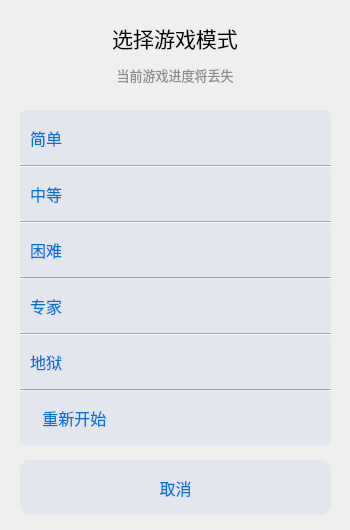
<?xml version="1.0" encoding="UTF-8"?>
<ui version="4.0">
 <class>NewGameDialog</class>
 <widget class="QDialog" name="NewGameDialog">
  <property name="geometry">
   <rect>
    <x>0</x>
    <y>0</y>
    <width>350</width>
    <height>530</height>
   </rect>
  </property>
  <property name="windowTitle">
   <string>Dialog</string>
  </property>
  <widget class="QLabel" name="label">
   <property name="geometry">
    <rect>
     <x>75</x>
     <y>20</y>
     <width>200</width>
     <height>35</height>
    </rect>
   </property>
   <property name="font">
    <font>
     <family>Microsoft YaHei UI</family>
     <pointsize>16</pointsize>
     <weight>50</weight>
     <bold>false</bold>
    </font>
   </property>
   <property name="text">
    <string>选择游戏模式</string>
   </property>
   <property name="alignment">
    <set>Qt::AlignCenter</set>
   </property>
  </widget>
  <widget class="QLabel" name="label_2">
   <property name="geometry">
    <rect>
     <x>75</x>
     <y>60</y>
     <width>200</width>
     <height>30</height>
    </rect>
   </property>
   <property name="font">
    <font>
     <family>Microsoft YaHei UI</family>
     <pointsize>10</pointsize>
     <weight>50</weight>
     <bold>false</bold>
    </font>
   </property>
   <property name="styleSheet">
    <string notr="true">color:#8c8c8c</string>
   </property>
   <property name="text">
    <string>当前游戏进度将丢失</string>
   </property>
   <property name="alignment">
    <set>Qt::AlignCenter</set>
   </property>
  </widget>
  <widget class="QPushButton" name="easyBtn">
   <property name="geometry">
    <rect>
     <x>20</x>
     <y>110</y>
     <width>311</width>
     <height>55</height>
    </rect>
   </property>
   <property name="font">
    <font>
     <family>Microsoft YaHei UI</family>
     <pointsize>12</pointsize>
     <weight>50</weight>
     <bold>false</bold>
    </font>
   </property>
   <property name="layoutDirection">
    <enum>Qt::LeftToRight</enum>
   </property>
   <property name="styleSheet">
    <string notr="true">QPushButton {
    border-radius: 5px;
    background-color: #e3e6ec;
    color: #0072e3;
	text-align:left;
	padding-left: 10px;
}
QPushButton:hover {;
    background-color: #dce0e5;
}
QPushButton:pressed {;
    background-color: #cdd0d5;
}</string>
   </property>
   <property name="text">
    <string>简单</string>
   </property>
   <property name="icon">
    <iconset resource="res/icons.qrc">
     <normaloff>:/res/sudoku.png</normaloff>:/res/sudoku.png</iconset>
   </property>
   <property name="iconSize">
    <size>
     <width>40</width>
     <height>40</height>
    </size>
   </property>
   <property name="flat">
    <bool>true</bool>
   </property>
  </widget>
  <widget class="QPushButton" name="normalBtn">
   <property name="geometry">
    <rect>
     <x>20</x>
     <y>166</y>
     <width>311</width>
     <height>55</height>
    </rect>
   </property>
   <property name="font">
    <font>
     <family>Microsoft YaHei UI</family>
     <pointsize>12</pointsize>
     <weight>50</weight>
     <bold>false</bold>
    </font>
   </property>
   <property name="layoutDirection">
    <enum>Qt::LeftToRight</enum>
   </property>
   <property name="styleSheet">
    <string notr="true">QPushButton {
    border-radius: 5px;
    background-color: #e3e6ec;
    color: #0072e3;
	text-align:left;
	padding-left: 10px;
}
QPushButton:hover {;
    background-color: #dce0e5;
}
QPushButton:pressed {;
    background-color: #cdd0d5;
}</string>
   </property>
   <property name="text">
    <string>中等</string>
   </property>
   <property name="icon">
    <iconset resource="res/icons.qrc">
     <normaloff>:/res/sudoku.png</normaloff>:/res/sudoku.png</iconset>
   </property>
   <property name="iconSize">
    <size>
     <width>40</width>
     <height>40</height>
    </size>
   </property>
   <property name="flat">
    <bool>true</bool>
   </property>
  </widget>
  <widget class="Line" name="line">
   <property name="geometry">
    <rect>
     <x>20</x>
     <y>165</y>
     <width>311</width>
     <height>3</height>
    </rect>
   </property>
   <property name="styleSheet">
    <string notr="true">color:rgb(144, 144, 144)</string>
   </property>
   <property name="orientation">
    <enum>Qt::Horizontal</enum>
   </property>
  </widget>
  <widget class="QPushButton" name="hardBtn">
   <property name="geometry">
    <rect>
     <x>20</x>
     <y>222</y>
     <width>311</width>
     <height>55</height>
    </rect>
   </property>
   <property name="font">
    <font>
     <family>Microsoft YaHei UI</family>
     <pointsize>12</pointsize>
     <weight>50</weight>
     <bold>false</bold>
    </font>
   </property>
   <property name="layoutDirection">
    <enum>Qt::LeftToRight</enum>
   </property>
   <property name="styleSheet">
    <string notr="true">QPushButton {
    border-radius: 5px;
    background-color: #e3e6ec;
    color: #0072e3;
	text-align:left;
	padding-left: 10px;
}
QPushButton:hover {;
    background-color: #dce0e5;
}
QPushButton:pressed {;
    background-color: #cdd0d5;
}</string>
   </property>
   <property name="text">
    <string>困难</string>
   </property>
   <property name="icon">
    <iconset resource="res/icons.qrc">
     <normaloff>:/res/sudoku.png</normaloff>:/res/sudoku.png</iconset>
   </property>
   <property name="iconSize">
    <size>
     <width>40</width>
     <height>40</height>
    </size>
   </property>
   <property name="flat">
    <bool>true</bool>
   </property>
  </widget>
  <widget class="Line" name="line_2">
   <property name="geometry">
    <rect>
     <x>20</x>
     <y>221</y>
     <width>311</width>
     <height>3</height>
    </rect>
   </property>
   <property name="styleSheet">
    <string notr="true">color:rgb(144, 144, 144)</string>
   </property>
   <property name="orientation">
    <enum>Qt::Horizontal</enum>
   </property>
  </widget>
  <widget class="Line" name="line_3">
   <property name="geometry">
    <rect>
     <x>20</x>
     <y>277</y>
     <width>311</width>
     <height>3</height>
    </rect>
   </property>
   <property name="styleSheet">
    <string notr="true">color:rgb(144, 144, 144)</string>
   </property>
   <property name="orientation">
    <enum>Qt::Horizontal</enum>
   </property>
  </widget>
  <widget class="QPushButton" name="perfessionalBtn">
   <property name="geometry">
    <rect>
     <x>20</x>
     <y>278</y>
     <width>311</width>
     <height>55</height>
    </rect>
   </property>
   <property name="font">
    <font>
     <family>Microsoft YaHei UI</family>
     <pointsize>12</pointsize>
     <weight>50</weight>
     <bold>false</bold>
    </font>
   </property>
   <property name="layoutDirection">
    <enum>Qt::LeftToRight</enum>
   </property>
   <property name="styleSheet">
    <string notr="true">QPushButton {
    border-radius: 5px;
    background-color: #e3e6ec;
    color: #0072e3;
	text-align:left;
	padding-left: 10px;
}
QPushButton:hover {;
    background-color: #dce0e5;
}
QPushButton:pressed {;
    background-color: #cdd0d5;
}</string>
   </property>
   <property name="text">
    <string>专家</string>
   </property>
   <property name="icon">
    <iconset resource="res/icons.qrc">
     <normaloff>:/res/sudoku.png</normaloff>:/res/sudoku.png</iconset>
   </property>
   <property name="iconSize">
    <size>
     <width>40</width>
     <height>40</height>
    </size>
   </property>
   <property name="flat">
    <bool>true</bool>
   </property>
  </widget>
  <widget class="QPushButton" name="extremeBtn">
   <property name="geometry">
    <rect>
     <x>20</x>
     <y>334</y>
     <width>311</width>
     <height>55</height>
    </rect>
   </property>
   <property name="font">
    <font>
     <family>Microsoft YaHei UI</family>
     <pointsize>12</pointsize>
     <weight>50</weight>
     <bold>false</bold>
    </font>
   </property>
   <property name="layoutDirection">
    <enum>Qt::LeftToRight</enum>
   </property>
   <property name="styleSheet">
    <string notr="true">QPushButton {
    border-radius: 5px;
    background-color: #e3e6ec;
    color: #0072e3;
	text-align:left;
	padding-left: 10px;
}
QPushButton:hover {;
    background-color: #dce0e5;
}
QPushButton:pressed {;
    background-color: #cdd0d5;
}</string>
   </property>
   <property name="text">
    <string>地狱</string>
   </property>
   <property name="icon">
    <iconset resource="res/icons.qrc">
     <normaloff>:/res/sudoku.png</normaloff>:/res/sudoku.png</iconset>
   </property>
   <property name="iconSize">
    <size>
     <width>40</width>
     <height>40</height>
    </size>
   </property>
   <property name="flat">
    <bool>true</bool>
   </property>
  </widget>
  <widget class="Line" name="line_4">
   <property name="geometry">
    <rect>
     <x>20</x>
     <y>333</y>
     <width>311</width>
     <height>3</height>
    </rect>
   </property>
   <property name="styleSheet">
    <string notr="true">color:rgb(144, 144, 144)</string>
   </property>
   <property name="orientation">
    <enum>Qt::Horizontal</enum>
   </property>
  </widget>
  <widget class="Line" name="line_5">
   <property name="geometry">
    <rect>
     <x>20</x>
     <y>389</y>
     <width>311</width>
     <height>3</height>
    </rect>
   </property>
   <property name="styleSheet">
    <string notr="true">color:rgb(144, 144, 144)</string>
   </property>
   <property name="orientation">
    <enum>Qt::Horizontal</enum>
   </property>
  </widget>
  <widget class="QPushButton" name="cancelBtn">
   <property name="geometry">
    <rect>
     <x>20</x>
     <y>460</y>
     <width>311</width>
     <height>55</height>
    </rect>
   </property>
   <property name="font">
    <font>
     <family>Microsoft YaHei UI</family>
     <pointsize>12</pointsize>
     <weight>50</weight>
     <bold>false</bold>
    </font>
   </property>
   <property name="layoutDirection">
    <enum>Qt::LeftToRight</enum>
   </property>
   <property name="styleSheet">
    <string notr="true">QPushButton {
    border-radius: 10px;
    background-color: #e3e6ec;
    color: #0072e3;
}
QPushButton:hover {;
    background-color: #dce0e5;
}
QPushButton:pressed {;
    background-color: #cdd0d5;
}</string>
   </property>
   <property name="text">
    <string>取消</string>
   </property>
   <property name="iconSize">
    <size>
     <width>35</width>
     <height>35</height>
    </size>
   </property>
   <property name="flat">
    <bool>true</bool>
   </property>
  </widget>
  <widget class="QPushButton" name="restartBtn">
   <property name="geometry">
    <rect>
     <x>20</x>
     <y>390</y>
     <width>311</width>
     <height>55</height>
    </rect>
   </property>
   <property name="font">
    <font>
     <family>Microsoft YaHei UI</family>
     <pointsize>12</pointsize>
     <weight>50</weight>
     <bold>false</bold>
    </font>
   </property>
   <property name="layoutDirection">
    <enum>Qt::LeftToRight</enum>
   </property>
   <property name="styleSheet">
    <string notr="true">QPushButton {
    border-radius: 5px;
    background-color: #e3e6ec;
    color: #0072e3;
	text-align:left;
	padding-left: 18px;
}
QPushButton:hover {;
    background-color: #dce0e5;
}
QPushButton:pressed {;
    background-color: #cdd0d5;
}</string>
   </property>
   <property name="text">
    <string> 重新开始</string>
   </property>
   <property name="icon">
    <iconset resource="res/icons.qrc">
     <normaloff>:/res/back.png</normaloff>:/res/back.png</iconset>
   </property>
   <property name="iconSize">
    <size>
     <width>25</width>
     <height>25</height>
    </size>
   </property>
   <property name="flat">
    <bool>true</bool>
   </property>
  </widget>
 </widget>
 <resources>
  <include location="res/icons.qrc"/>
 </resources>
 <connections/>
</ui>
